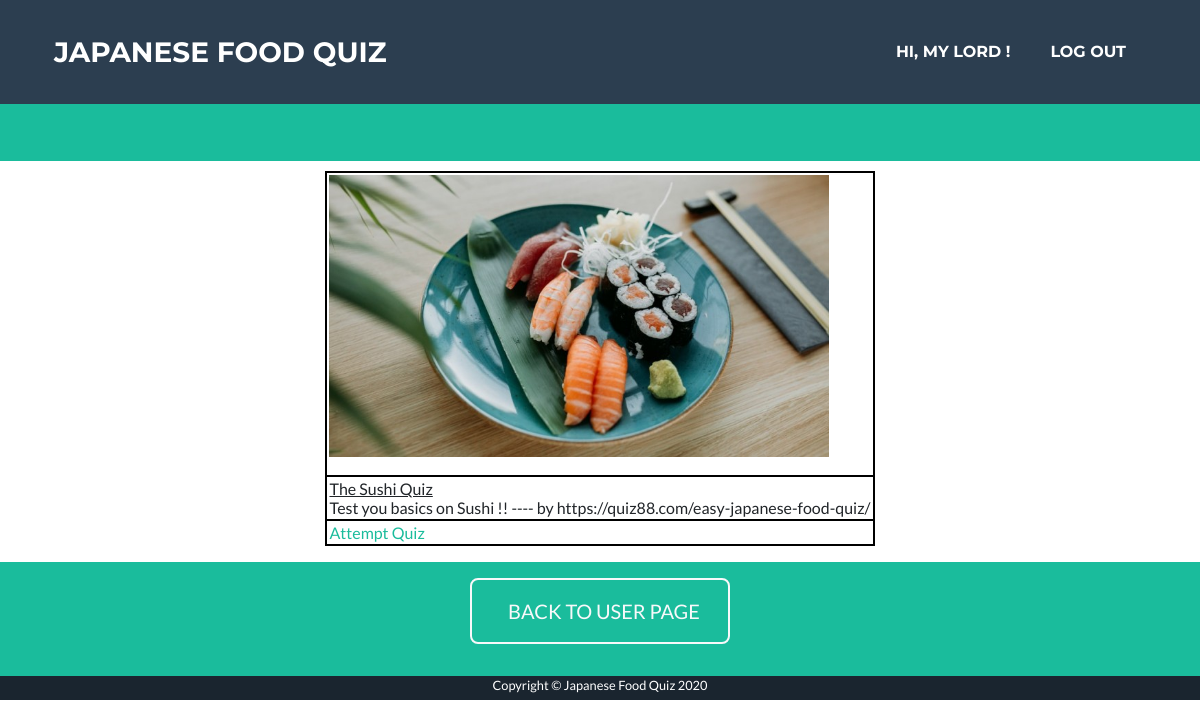
The page /qs (signed in) on the database its author committed.
### app/models.py (models this page shows, shortened)
class User(UserMixin, db.Model):
    __table_args__ = {'extend_existing': True}
    id = db.Column(db.String, primary_key=True)
    email = db.Column(db.String(128))
    name = db.Column(db.String(128))
    password_hash = db.Column(db.String(128))
    status = db.Column(db.String)
    last_login = db.Column(db.DATE, nullable=False, default=datetime.now)

class QuizSet(db.Model):
    __table_args__ = {'extend_existing': True}
    quizSetID = db.Column(db.Integer, primary_key=True)
    name = db.Column(db.String(100))
    description = db.Column(db.String(100))
    picture = db.Column(db.String(100))
    userID = db.Column(db.String)
    status = db.Column(db.String(100))

### app/routes.py (the view)
@app.route('/qs')
def qs():
	quizSets = QuizSet.query.filter_by(status="approve").all()
	for quizSet in quizSets:
		quizSet.href = "/qa?index=0&id="+str(quizSet.quizSetID)
		quizSet.picture = "/static/images/"+quizSet.picture
	return render_template('qs.html', quizSets=quizSets, base64=base64, username=current_user.name)

### app/models.py (called while the page is built)
@login.user_loader
def load_user(id):
    user = User.query.filter_by(id=(int(id))).first()
    return user

### app/templates/qs.html (shortened to what this page needs)
﻿<!DOCTYPE html>
<html lang="en">
  <head>
    <link href="/static/style.css" rel="stylesheet" />
    <link href="/static/qs.css" rel="stylesheet" />
  {% extends 'base.html' %}
  {% block content %}
        <td class="page-section portfolio" id="portfolio">
            {% for quizSet in quizSets %}
            <p>
                <table class="tbCss" align="center">
                    <tr>
                        <td>
                            <p> <img src="{{ quizSet.picture }}" width="500rem" alt="miss～～"/></p>
                        </td>
                    </tr>
                    <tr>
                        <td>
                            <u>{{ quizSet.name }}</u>
                            <br>
                            {{ quizSet.description }}
                        </td>
                    </tr>
                    <tr>
                        <td>
                            <a href="{{ quizSet.href }}"> Attempt Quiz </a>
                        </td>
                    </tr>
                </table>
            </p>
            {% endfor %}
        <section class="page-section bg-primary text-white mb-0" id="about" style="padding-top: 1rem; padding-bottom: 2rem;">
            <div class="container">
                <div class="text-center">
                  <a class="btn btn-xl btn-outline-light" href="/user_page">
                    BACK TO USER PAGE
                  </a>
                </div>
              </div>
        </section>
  {% endblock %}

### app/templates/base.html (shortened to what this page needs)
  </head>
  <body id="page-top">
    <nav
      class="navbar navbar-expand-lg bg-secondary text-uppercase fixed-top"
      id="mainNav"
    >
      <div class="container">
        <a class="navbar-brand js-scroll-trigger" href="/index"
          >Japanese Food Quiz</a
        >
        <div class="collapse navbar-collapse" id="navbarResponsive">
          <ul class="navbar-nav ml-auto">
            {% if username %}
                <li class="nav-item mx-0 mx-lg-1" style="padding:0; margin: 0 0.25rem 0 0.25rem">
                    <a class="nav-link py-3 px-0 px-lg-3 rounded js-scroll-trigger"
                      href="/user_page"
                    style="padding:1rem;">Hi, {{ username }} !</a>
                </li>
                <li class="nav-item mx-0 mx-lg-1" style="padding:0; margin: 0 0.25rem 0 0.25rem">
                    <a class="nav-link py-3 px-0 px-lg-3 rounded js-scroll-trigger"
                      href="/logout"
                    style="padding:1rem;">Log Out</a>
                </li>
            {% endif %}
          </ul>
        </div>
      </div>
    </nav>
    {% block content %}{% endblock %}
    <section class="copyright text-center text-white" style="height: 1.5rem;">
      <div class="container" >
        <small>Copyright © Japanese Food Quiz 2020</small>
      </div>
    </section>
  </body>
</html>

### app/static/qs.css (style rules this page uses)
.tbCss tr { padding: 0.125rem ; border: solid 0.125rem #000; }
.tbCss td { padding: 0.125rem ; border: solid 0.125rem #000; }

### rows shown on the page
User: name "MY LORD"
QuizSet: picture (picture), name "The Sushi Quiz", description "Test you basics on Sushi !! ---- by https://quiz88.com/easy-japanese-food-quiz/"
